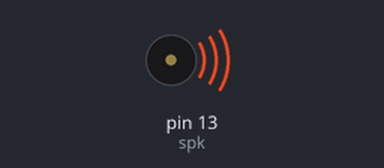
Bench run of a sketch on a simulated Arduino Uno, built with avr-gcc and run on an emulated ATmega328P. On the bench: buzzer (waves = sounding).

Above: at 0.2 s.
At 5.2 s:
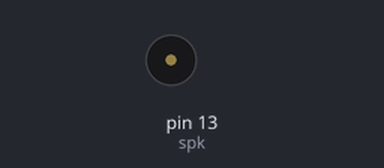
Timing chart, 0 to 8.1 s (numbered marks = the images above):
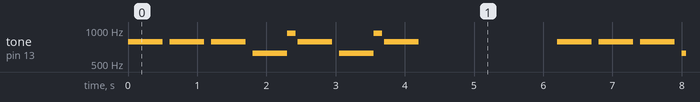

Measured:
- by itself, tone on pin 13 (spk): repeats every 6.2 s: 2 × (silent 0.10 s, 784 Hz 0.50 s), silent 0.10 s, 622 Hz 0.50 s, 932 Hz 0.13 s, silent 0.03 s, 784 Hz 0.50 s, silent 0.10 s, 622 Hz 0.50 s, 932 Hz 0.13 s, silent 0.03 s, 784 Hz 0.50 s, silent 2.0 s, 784 Hz 0.50 s

The sketch:

SpeakerTest.ino
```cpp
#include <PCM.h>

int spk=13;                                           // altavoz a GND y pin 13
int c[5]={131,262,523,1046,2093};       // frecuencias 4 octavas de Do
int cs[5]={139,277,554,1108,2217};      // Do#
int d[5]={147,294,587,1175,2349};       // Re
int ds[5]={156,311,622,1244,2489};    // Re#
int e[5]={165,330,659,1319,2637};      // Mi
int f[5]={175,349,698,1397,2794};       // Fa
int fs[5]={185,370,740,1480,2960};     // Fa#
int g[5]={196,392,784,1568,3136};     // Sol
int gs[5]={208,415,831,1661,3322};   // Sol#
int a[5]={220,440,880,1760,3520};      // La
int as[5]={233,466,932,1866,3729};    // La#
int b[5]={247,494,988,1976,3951};      // Si

void nota(int a, int b);            // declaración de la función auxiliar. Recibe dos números enteros.

void marchaImperio()
{
    nota(g[2],500);noTone(spk);delay(100);
    nota(g[2],500);noTone(spk);delay(100);
    nota(g[2],500);noTone(spk);delay(100);
    nota(ds[2],500);noTone(spk);delay(1);
    nota(as[2],125);noTone(spk);delay(25);
    nota(g[2],500);noTone(spk);delay(100);
    nota(ds[2],500);noTone(spk);delay(1);
    nota(as[2],125);noTone(spk);delay(25);
    nota(g[2],500);
    noTone(spk);
    delay(2000);
}

void setup()
{
  //startPlayback(llanto, sizeof(llanto));
}

void nota(int frec, int t)
{
    tone(spk,frec);      // suena la nota frec recibida
    delay(t);                // para despues de un tiempo t
}

void loop()
{
  marchaImperio();
}
```
